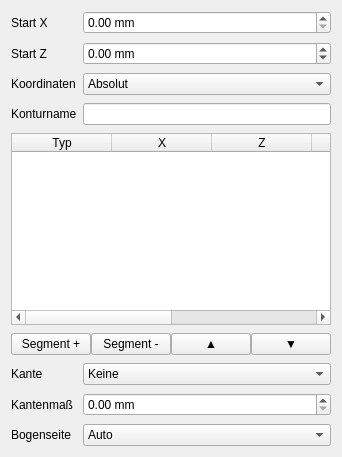
<?xml version='1.0' encoding='UTF-8'?>
<ui version="4.0">
 <class>tabContour</class>
 <widget class="QWidget" name="tabContour">
  <attribute name="title">
   <string>Kontur</string>
  </attribute>
  <layout class="QFormLayout" name="formLayoutContour">
   <property name="verticalSpacing">
    <number>8</number>
   </property>
   <item row="1" column="0">
    <widget class="QLabel" name="label_contour_start_x">
     <property name="text">
      <string>Start X</string>
     </property>
    </widget>
   </item>
   <item row="1" column="1">
    <widget class="QDoubleSpinBox" name="contour_start_x">
     <property name="suffix">
      <string> mm</string>
     </property>
     <property name="maximum">
      <double>1000.000000000000000</double>
     </property>
    </widget>
   </item>
   <item row="2" column="0">
    <widget class="QLabel" name="label_contour_start_z">
     <property name="text">
      <string>Start Z</string>
     </property>
    </widget>
   </item>
   <item row="2" column="1">
    <widget class="QDoubleSpinBox" name="contour_start_z">
     <property name="suffix">
      <string> mm</string>
     </property>
     <property name="minimum">
      <double>-1000.000000000000000</double>
     </property>
     <property name="maximum">
      <double>1000.000000000000000</double>
     </property>
    </widget>
   </item>
   <item row="3" column="0">
    <widget class="QLabel" name="label_contour_coord_mode">
     <property name="text">
      <string>Koordinaten</string>
     </property>
    </widget>
   </item>
   <item row="3" column="1">
    <widget class="QComboBox" name="contour_coord_mode">
     <item>
      <property name="text">
       <string>Absolut</string>
      </property>
     </item>
     <item>
      <property name="text">
       <string>Inkremental</string>
      </property>
     </item>
    </widget>
   </item>
   <item row="4" column="0">
    <widget class="QLabel" name="label_contour_name">
     <property name="text">
      <string>Konturname</string>
     </property>
    </widget>
   </item>
   <item row="4" column="1">
    <widget class="QLineEdit" name="contour_name" />
   </item>
   <item row="5" column="0" colspan="2">
    <widget class="QTableWidget" name="contour_segments">
     <property name="sizePolicy">
      <sizepolicy hsizetype="Expanding" vsizetype="Expanding">
       <horstretch>0</horstretch>
       <verstretch>0</verstretch>
      </sizepolicy>
     </property>
     <column>
      <property name="text">
       <string>Typ</string>
      </property>
     </column>
     <column>
      <property name="text">
       <string>X</string>
      </property>
     </column>
     <column>
      <property name="text">
       <string>Z</string>
      </property>
     </column>
     <column>
      <property name="text">
       <string>Kante</string>
      </property>
     </column>
     <column>
      <property name="text">
       <string>Maß</string>
      </property>
     </column>
     <column>
      <property name="text">
       <string>Arc</string>
      </property>
     </column>
    </widget>
   </item>
   <item row="6" column="0" colspan="2">
    <layout class="QHBoxLayout" name="layoutContourButtons">
     <item>
      <widget class="QPushButton" name="contour_add_segment">
       <property name="text">
        <string>Segment +</string>
       </property>
      </widget>
     </item>
     <item>
      <widget class="QPushButton" name="contour_delete_segment">
       <property name="text">
        <string>Segment -</string>
       </property>
      </widget>
     </item>
     <item>
      <widget class="QPushButton" name="contour_move_up">
       <property name="text">
        <string>▲</string>
       </property>
      </widget>
     </item>
     <item>
      <widget class="QPushButton" name="contour_move_down">
       <property name="text">
        <string>▼</string>
       </property>
      </widget>
     </item>
    </layout>
   </item>
   <item row="7" column="0">
    <widget class="QLabel" name="label_contour_edge_type">
     <property name="text">
      <string>Kante</string>
     </property>
    </widget>
   </item>
   <item row="7" column="1">
    <widget class="QComboBox" name="contour_edge_type">
     <item>
      <property name="text">
       <string>Keine</string>
      </property>
     </item>
     <item>
      <property name="text">
       <string>Fase</string>
      </property>
     </item>
     <item>
      <property name="text">
       <string>Radius</string>
      </property>
     </item>
    </widget>
   </item>
   <item row="8" column="0">
    <widget class="QLabel" name="label_contour_edge_size">
     <property name="text">
      <string>Kantenmaß</string>
     </property>
    </widget>
   </item>
   <item row="8" column="1">
    <widget class="QDoubleSpinBox" name="contour_edge_size">
     <property name="suffix">
      <string> mm</string>
     </property>
     <property name="maximum">
      <double>1000.000000000000000</double>
     </property>
     <property name="value">
      <double>0.000000000000000</double>
     </property>
    </widget>
   </item>
   <item row="9" column="0">
    <widget class="QLabel" name="label_contour_arc_side">
     <property name="text">
      <string>Bogenseite</string>
     </property>
    </widget>
   </item>
   <item row="9" column="1">
    <widget class="QComboBox" name="contour_arc_side">
     <item>
      <property name="text">
       <string>Auto</string>
      </property>
     </item>
     <item>
      <property name="text">
       <string>Außen</string>
      </property>
     </item>
     <item>
      <property name="text">
       <string>Innen</string>
      </property>
     </item>
    </widget>
   </item>
  </layout>
 </widget>
 <customwidgets>
  <customwidget>
   <class>LathePreviewWidget</class>
   <extends>QWidget</extends>
   <header>lathe_easystep_handler</header>
  </customwidget>
 </customwidgets>
 <resources />
 <connections />
</ui>
